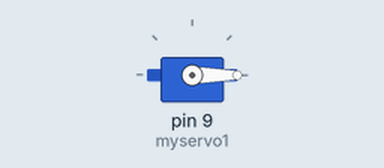
Bench run of a sketch on a simulated Arduino Uno, built with avr-gcc and run on an emulated ATmega328P. On the bench: servo.

Above: at 0.05 s.
Timing chart, 0 to 3.0 s (numbered marks = the images above):
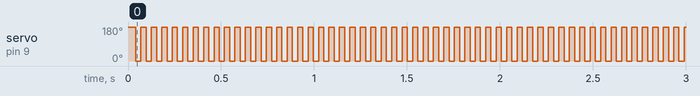

The sketch:

sketch_jun08a.ino
```cpp
#include <Servo.h>

Servo myservo1;
int pos = 0;

void setup() {
  myservo1.attach(9);
}

void loop() {
  for (pos = 0; pos <= 180; pos += 1)
    myservo1.write(pos);
    delay(15);

  for (pos = 180; pos >= 0; pos -= 1)
    myservo1.write(pos);
    delay(15);

}
```

Measured:
- by itself, servo on pin 9 (myservo1): alternates 180° for 0.03 s and 0° for 0.03 s
